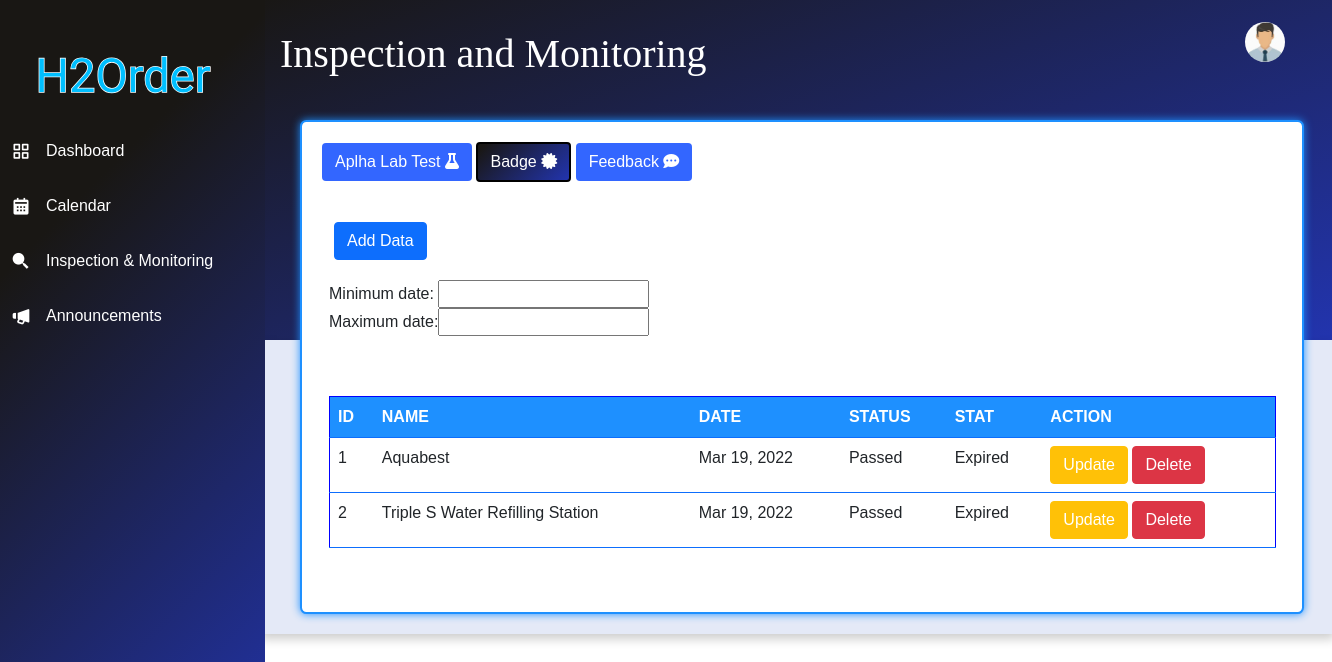
Screenshot of /admin/badge.php (signed in) with the database file from the repository.
### tables this page shows
CREATE TABLE `badge` (
  `badge_id` int(11) NOT NULL,
  `merchant_id` int(11) NOT NULL,
  `status` varchar(255) NOT NULL,
  `date` timestamp NOT NULL DEFAULT CURRENT_TIMESTAMP ON UPDATE CURRENT_TIMESTAMP
);

CREATE TABLE `merchant` (
  `merchant_id` int(11) NOT NULL,
  `username` varchar(255) NOT NULL,
  `password` varchar(255) NOT NULL,
  `business_name` varchar(255) NOT NULL,
  `owner` varchar(255) NOT NULL,
  `address` varchar(255) NOT NULL,
  `email` varchar(255) NOT NULL,
  `contact_number` varchar(255) NOT NULL,
  `image` varchar(255) NOT NULL,
  `latitude` varchar(255) NOT NULL,
  `longitude` varchar(255) NOT NULL,
  `opening` time NOT NULL,
  `closing` time NOT NULL
);

### admin/name.php (called while the page is built, shortened)
<?php
	require 'connect.php';
	$query = $conn->query("SELECT * FROM `admin` WHERE `admin_id` = '$_SESSION[admin_id]'") or die(mysqli_error());
	$fetch = $query->fetch_array();
?>

### admin/badge.php (the view, shortened to what this page needs)
<!DOCTYPE html>
<?php
	require 'name.php';
?>
<html lang="en" dir="ltr">
  <head>
    <link rel="stylesheet" href="../admin/navstyle.css">
    <link rel="stylesheet" href="../admin/ad_style.css">
     <link href="https://cdn.jsdelivr.net/npm/bootstrap@5.0.2/dist/css/bootstrap.min.css" rel="stylesheet">
    <link href='https://unpkg.com/boxicons@2.0.7/css/boxicons.min.css' rel='stylesheet'>
<link rel="stylesheet" href="https://cdn.datatables.net/1.10.21/css/dataTables.bootstrap4.min.css">
  <link rel='stylesheet' href='https://cdn.datatables.net/buttons/1.2.2/css/buttons.bootstrap.min.css'>
  <link rel='stylesheet' href='https://cdn.datatables.net/1.10.24/css/jquery.dataTables.min.css'>
<link rel='stylesheet' href='https://cdn.datatables.net/datetime/1.0.3/css/dataTables.dateTime.min.css'>
  </head>
<body>
  <?php include'navbar.php';?>
  <div style="height: 340px; background-color: #2234ae;
    background-image: linear-gradient(340deg, #2234ae 0%,  #191714 89%);">
      <br>
      <span style="color:white;
    margin-left:280px; margin-top:30px;  font-size: 40px; font-family:Monotype Corsiva;
  font-weight: 400;" class="links_name">Inspection and Monitoring</span>
  </div>
   <div class="home_content">
      <div id="tbl-contain" style=" margin-top:-240px;
       width: 97%;height:100%; max-height:4000px;
       background-color: white;  border-radius: .4rem;
       border-color:dodgerBlue;
       border:2px solid dodgerBlue;
       box-shadow: 0 0 8px 0 dodgerBlue; margin-left:20px;">
<div class="action">
        <div class="profile" style="margin-top:-100px;
        margin-right:17px;float:right" onclick="menuToggle()">
             <img src = "../photo/<?php echo $fetch['photo']?>" id = "lbl" width = "100%" height = "100%"/>
        </div>
    </div>
<a  class = "btn btn-default focus" href = "../admin/inspection.php"
 style="background-color:#3366ff;margin-left:20px; color:white;margin-top:20px;">
                    Aplha Lab Test <i class = "fa fa-flask"></i></a>
<a  class = "btn btn-default  " href = "../admin/badge.php"
  style="border:2px solid black ;margin-top:20px;
  background-image: linear-gradient(315deg, #2234ae 0%, #191714 95%);color:white;" >
                   Badge <i class = "fa fa-certificate"></i></a>
<a  class = "btn btn-default focus" href = "../admin/feedback.php"
 style="background-color:#3366ff; color:white;margin-top:20px;">
                    Feedback <i class = "fa fa-commenting"></i></a>
<div class="container">
<button type="button" class="btn btn-primary" data-bs-toggle="modal" data-bs-target="#myModal"
 style="margin-left: 20px; margin-top: 40px;margin-bottom: 20px;">
  Add Data
</button>
            <?php require_once 'add_query_badge.php'?>
    <br>
<table border="0" cellspacing="5" cellpadding="5" style="margin-left: 15px; margin-bottom:30px;">
        <tbody><tr>
            <td>Minimum date:</td>
            <td><input type="text" id="min" name="min"></td>
        </tr>
        <tr>
            <td>Maximum date:</td>
            <td><input type="text" id="max" name="max"></td>
        </tr>
    </tbody>
</table>
<table id="table" class="table"style="margin-left:15px; width:97%; margin-top:60px;border:1px solid blue;" >
  <thead>
    <tr>
      <th scope="col" class=" border-primary" style="background:#1E90FF;color:white;">ID</th>
      <th scope="col" class=" border-primary" style="background:#1E90FF;color:white;">NAME</th>
      <th scope="col" class=" border-primary" style="background:#1E90FF;color:white;">DATE</th>
      <th scope="col" class=" border-primary" style="background:#1E90FF;color:white;">STATUS</th>
      <th scope="col" class=" border-primary" style="background:#1E90FF;color:white;">STAT</th>
      <th scope="col" class=" border-primary" style="background:#1E90FF;color:white;">ACTION</th>
    </tr>
  </thead>
  <tbody>
  <?php
		$query = $conn->query("SELECT badge.badge_id, merchant.business_name, badge.date, badge.status
            FROM merchant RIGHT JOIN badge ON merchant.merchant_id = badge.merchant_id ") or die(mysqli_error());
							while($fetch = $query->fetch_array()){
	 ?>
    <tr>
      <td scope="row" class="border-primary"><?php echo $fetch['badge_id']?></th>
      <td class="border-primary"><?php echo $fetch['business_name']?></td>
      <td class="border-primary"><?php echo date("M d, Y", strtotime($fetch['date']))?></td>
      <td class="border-primary"><?php echo $fetch['status']?></td>
      <td class="border-primary"><?php
                                     $startdate = $fetch['date'] ;
                                     $expire = strtotime($startdate. ' + 2  days');
                                     $today = strtotime("today midnight");
                                  if($today >= $expire){
                                      echo "Expired";
                                  } else {
                                      echo "Active";
                                    }
                                  ?> </td>
    <td class=" border-primary">
     <a class = "btn btn-warning"  href="edit_query_badge.php?badge_id=<?php echo $fetch['badge_id']?>" style="color:white;" >Update</a>
     <a class = "btn btn-danger" name="del_badge" href="delete_badge.php?badge_id=<?php echo $fetch['badge_id']?>" onclick = "confirmationDelete(this); return false;" ><i class = "" ></i> Delete</a>
    </td>
  </tr>
    <?php
         }
			?>
  </tbody>
</table>
<br><br>
     </div>
    </div>
  </div>
</body>
</html>

### admin/navstyle.css (style rules this page uses)
* { margin: 0; padding: 0; box-sizing: border-box; font-family: "Nunito Sans" , sans-serif; }
:root { --black-color:#11101d; --white-color:#fff; --sky-color:#E4E9F7; --light-black:#1d1b31; }
th, td { border-color: #96D4D4; }
.home_content { position:absolute; width:80.7%; left:260px; background:var(--sky-color); padding:20px; box-shadow: 0 5px 10px rgba(0,0,0,0.2); }

### admin/ad_style.css (style rules this page uses)
.action .profile { position: relative; width: 40px; height: 40px; border-radius: 50%; overflow: hidden; cursor: pointer; }
.action .profile img { position: absolute; top: 0; left: 0; width: 100%; height: 100%; object-fit: cover; }

### rows the page displays
badge: badge_id "1", merchant.business_name "Aquabest", date "Mar 19, 2022", status "Passed", shows "Expired"
badge: badge_id "2", merchant.business_name "Triple S Water Refilling Station", date "Mar 19, 2022", status "Passed", shows "Expired"
